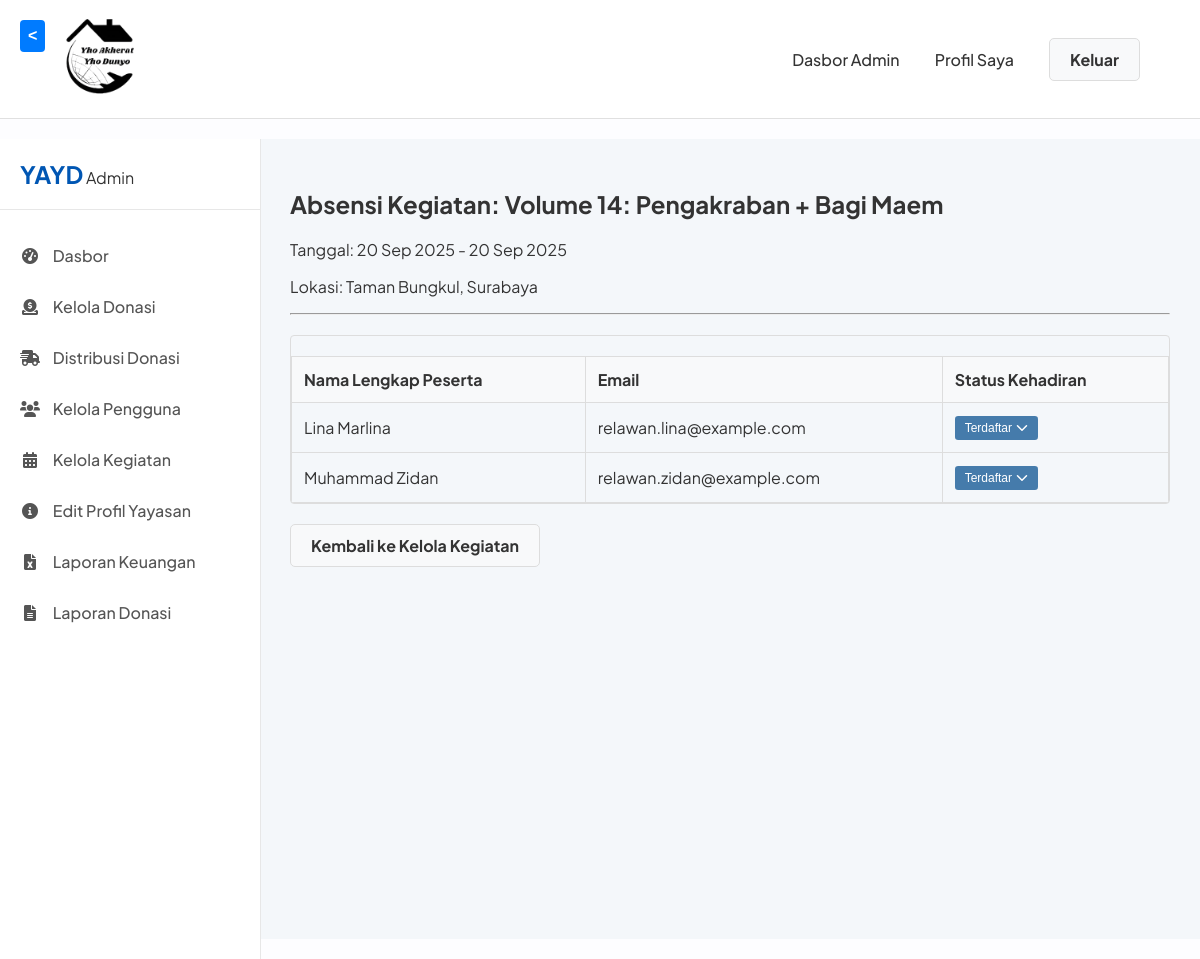
The page /admin/absensi_kegiatan.php?id=4 (signed in) on the database its author committed.
### tables this page shows
CREATE TABLE `kegiatan` (
  `id_kegiatan` INT AUTO_INCREMENT PRIMARY KEY,
  `nama_kegiatan` VARCHAR(255) NOT NULL,
  `deskripsi` TEXT NOT NULL,
  `tanggal_mulai` DATETIME NOT NULL,
  `tanggal_selesai` DATETIME NULL,
  `lokasi` VARCHAR(255) NOT NULL,
  `status` ENUM('Akan Datang', 'Berjalan', 'Selesai', 'Dibatalkan') NOT NULL,
  `dokumentasi` VARCHAR(255) NULL DEFAULT NULL COMMENT 'Path ke file gambar/dokumentasi',
  `created_at` TIMESTAMP NULL DEFAULT CURRENT_TIMESTAMP
);

CREATE TABLE `partisipasi_kegiatan` (
  `id_partisipasi` INT AUTO_INCREMENT PRIMARY KEY,
  `id_user_relawan_fk` INT NOT NULL,
  `id_kegiatan_fk` INT NOT NULL,
  `tanggal_pendaftaran` TIMESTAMP NULL DEFAULT CURRENT_TIMESTAMP,
  `status_kehadiran` ENUM('Terdaftar', 'Hadir', 'Batal') NOT NULL DEFAULT 'Terdaftar',
  CONSTRAINT `unique_user_per_kegiatan` UNIQUE (`id_user_relawan_fk`, `id_kegiatan_fk`)
);

CREATE TABLE `users` (
  `id_user` INT AUTO_INCREMENT PRIMARY KEY,
  `id_role_fk` INT NOT NULL,
  `status_akun` ENUM('Aktif', 'Pending', 'Diblokir') NOT NULL DEFAULT 'Pending' COMMENT 'Status persetujuan akun oleh admin',
  `nama_lengkap` VARCHAR(255) NOT NULL,
  `email` VARCHAR(255) NOT NULL UNIQUE,
  `password` VARCHAR(255) NOT NULL COMMENT 'Password harus disimpan dalam bentuk hash',
  `nomor_telepon` VARCHAR(20) NULL,
  `alamat` TEXT NULL,
  `jenis_kelamin` ENUM('Laki-laki', 'Perempuan') NULL,
  `alasan_bergabung` TEXT NULL COMMENT 'Alasan pengguna bergabung',
  `created_at` TIMESTAMP NULL DEFAULT CURRENT_TIMESTAMP
);

### admin/absensi_kegiatan.php (called while the page is built, shortened)
<?php
require_once '../views/admin/absensi_kegiatan.php';

### views/admin/absensi_kegiatan.php (the view, shortened to what this page needs)
<?php
require_once realpath(__DIR__ . '/../../config/database.php');
require_once realpath(__DIR__ . '/../templates/header.php');
$kegiatan_id = (int)$_GET['id'];
$stmt_kegiatan = mysqli_prepare($koneksi, "SELECT * FROM kegiatan WHERE id_kegiatan = ?");
mysqli_stmt_bind_param($stmt_kegiatan, 'i', $kegiatan_id);
mysqli_stmt_execute($stmt_kegiatan);
$result_kegiatan = mysqli_stmt_get_result($stmt_kegiatan);
$kegiatan = mysqli_fetch_assoc($result_kegiatan);
$stmt_peserta = mysqli_prepare($koneksi, "SELECT u.nama_lengkap, u.email, p.status_kehadiran, p.id_partisipasi FROM partisipasi_kegiatan p JOIN users u ON p.id_user_relawan_fk = u.id_user WHERE p.id_kegiatan_fk = ? ORDER BY u.nama_lengkap ASC");
mysqli_stmt_bind_param($stmt_peserta, 'i', $kegiatan_id);
mysqli_stmt_execute($stmt_peserta);
$result_peserta = mysqli_stmt_get_result($stmt_peserta);
?>
<div class="admin-wrapper">
    <?php require_once realpath(__DIR__ . '/../templates/admin_sidebar.php'); ?>
    <main class="admin-main-content">
        <h2>Absensi Kegiatan: <?= htmlspecialchars($kegiatan['nama_kegiatan']) ?></h2>
        <p>Tanggal: <?= date('d M Y', strtotime($kegiatan['tanggal_mulai'])) ?> - <?= date('d M Y', strtotime($kegiatan['tanggal_selesai'])) ?></p>
        <p>Lokasi: <?= htmlspecialchars($kegiatan['lokasi']) ?></p>
        <hr>
        <div class="table-container">
            <table class="table-data">
                <thead>
                    <tr>
                        <th>Nama Lengkap Peserta</th>
                        <th>Email</th>
                        <th>Status Kehadiran</th>
                    </tr>
                </thead>
                <tbody>
                    <?php if (mysqli_num_rows($result_peserta) > 0): ?>
                        <?php while($peserta = mysqli_fetch_assoc($result_peserta)): ?>
                        <tr>
                            <td><?= htmlspecialchars($peserta['nama_lengkap']) ?></td>
                            <td><?= htmlspecialchars($peserta['email']) ?></td>
                            <td>
                                <form action="<?= BASE_URL ?>/controllers/PartisipasiController.php" method="POST">
                                    <select name="status_kehadiran" onchange="this.form.submit()" class="form-control-sm">
                                        <option value="Terdaftar" <?= $peserta['status_kehadiran'] == 'Terdaftar' ? 'selected' : '' ?>>Terdaftar</option>
                                    </select>
                                </form>
                            </td>
                        </tr>
                        <?php endwhile; ?>
                    <?php else: ?>
                        <tr><td colspan="3" style="text-align: center;">Belum ada relawan yang mendaftar untuk kegiatan ini.</td></tr>
                    <?php endif; ?>
                </tbody>
            </table>
        </div>
        <div style="margin-top: 20px;">
            <a href="kelola_kegiatan.php" class="btn btn-secondary">Kembali ke Kelola Kegiatan</a>
        </div>
    </main>
</div>

### assets/css/style.css (style rules this page uses)
body, html { margin: 0; padding: 0; font-family: 'Plus Jakarta Sans', 'Segoe UI', Tahoma, Geneva, Verdana, sans-serif; background-color: #fdfdff; color: #333; height: 100%; }
body { display: flex; flex-direction: column; min-height: 100vh; }
.btn { padding: 10px 20px; border-radius: 5px; text-decoration: none; font-weight: bold; display: inline-block; }
.btn-secondary { background-color: #f8f9fa; color: #333; border: 1px solid #ddd; }
.table-data { width: 100%; border-collapse: collapse; margin-top: 20px; }
.table-data th, .table-data td { padding: 12px; border: 1px solid #ddd; text-align: left; }
.table-data thead { background-color: #f8f9fa; }
.admin-wrapper { display: flex; background-color: #f4f7fa; flex: 1; }
.admin-main-content { margin-left: 260px; flex-grow: 1; padding: 30px; }
.admin-wrapper { min-height: 100vh; }
.table-data td select { -webkit-appearance: none; -moz-appearance: none; appearance: none; background-color: #457bab; color: white; padding: 5px 25px 5px 10px; font-size: 12px; border: none; border-radius: 0.2rem; cursor: pointer; background-repeat: no-repeat; background-position: right 0.5rem center; background-size: 16px 12px; }
.table-container { overflow-x: auto; -webkit-overflow-scrolling: touch; border: 1px solid #ddd; border-radius: 4px; margin: 20px 0; }

### rows shown on the page
kegiatan: nama_kegiatan "Volume 14: Pengakraban + Bagi Maem", tanggal_mulai "20 Sep 2025", tanggal_selesai "20 Sep 2025", lokasi "Taman Bungkul, Surabaya"
partisipasi_kegiatan: id_user_relawan_fk.nama_lengkap "Lina Marlina", id_user_relawan_fk.email "relawan.lina@example.com", status_kehadiran "Terdaftar"
partisipasi_kegiatan: id_user_relawan_fk.nama_lengkap "Muhammad Zidan", id_user_relawan_fk.email "relawan.zidan@example.com", status_kehadiran "Terdaftar"
